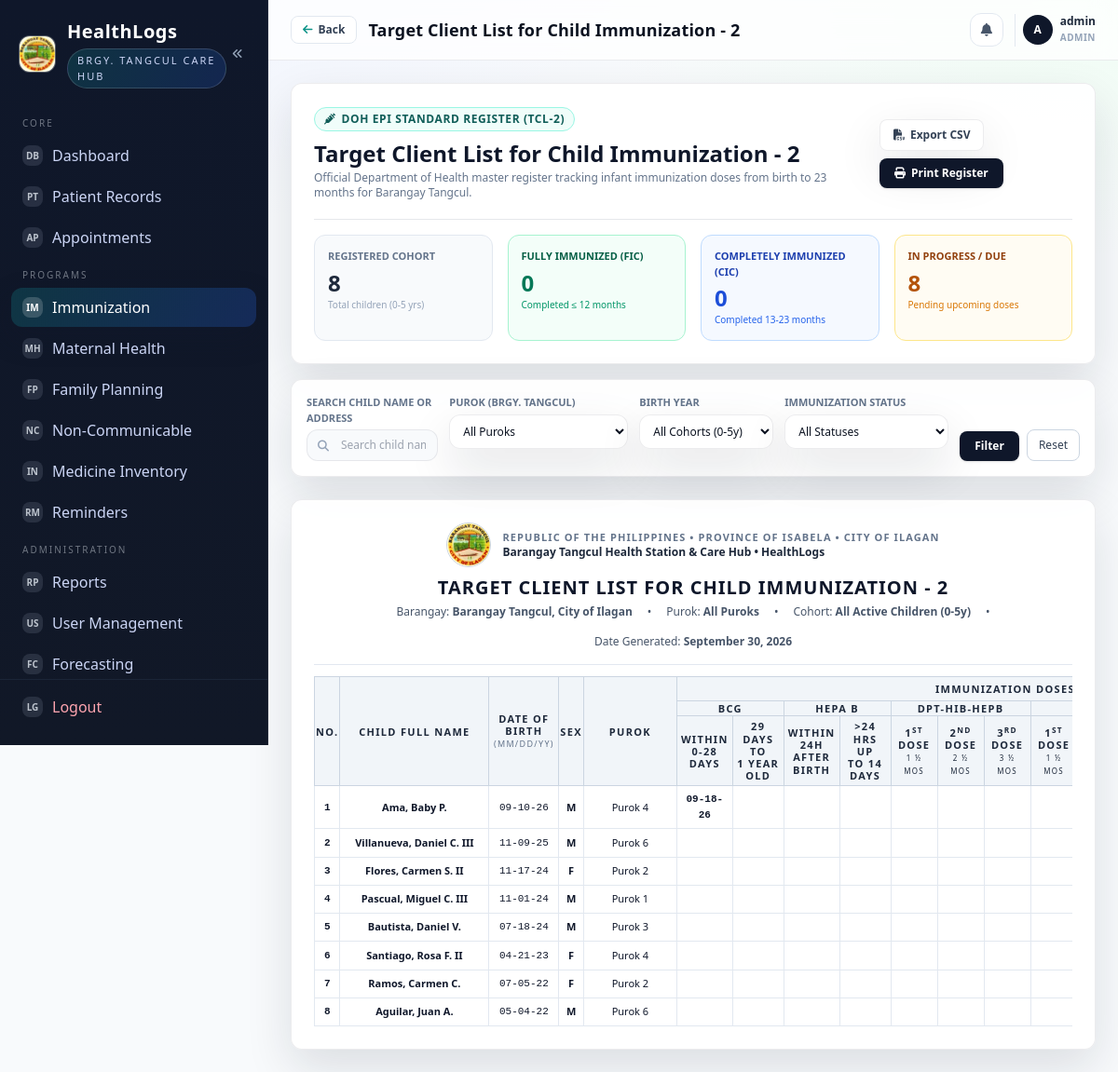
Page /public/immunization/tcl.php (signed in) on the committed database.
### tables this page shows
CREATE TABLE patients (
  id BIGINT UNSIGNED AUTO_INCREMENT PRIMARY KEY,
  household_id BIGINT UNSIGNED NULL,
  philhealth_no VARCHAR(30) NULL,
  national_id VARCHAR(30) NULL,
  first_name VARCHAR(80) NOT NULL,
  middle_name VARCHAR(80) NULL,
  last_name VARCHAR(80) NOT NULL,
  suffix VARCHAR(10) NULL,
  sex ENUM('male','female') NOT NULL,
  birth_date DATE NOT NULL,
  blood_type VARCHAR(5) NULL,
  contact_no VARCHAR(30) NULL,
  email VARCHAR(120) NULL,
  address_line VARCHAR(255) NULL,
  barangay VARCHAR(120) NOT NULL,
  city_municipality VARCHAR(120) NOT NULL,
  province VARCHAR(120) NOT NULL,
  status ENUM('active','inactive','deceased') NOT NULL DEFAULT 'active',
  classification ENUM('infant','under_five','school_age','adolescent','pregnant','postpartum','adult','senior','pwd','indigent_4ps') NOT NULL DEFAULT 'adult',
  is_pwd TINYINT(1) NOT NULL DEFAULT 0,
  is_4ps TINYINT(1) NOT NULL DEFAULT 0,
  civil_status ENUM('single', 'married', 'widowed', 'separated', 'child') NOT NULL DEFAULT 'single',
  philhealth_category ENUM('indigent_4ps', 'formal_economy', 'informal_economy', 'senior_citizen', 'lifetime_member', 'non_member') NOT NULL DEFAULT 'non_member',
  emergency_contact_name VARCHAR(120) NULL,
  emergency_contact_phone VARCHAR(30) NULL,
  created_at DATETIME NOT NULL DEFAULT CURRENT_TIMESTAMP,
  updated_at DATETIME NULL ON UPDATE CURRENT_TIMESTAMP,
  CONSTRAINT fk_patients_household FOREIGN KEY (household_id) REFERENCES households(id)
);

### public/immunization/tcl.php (the view, shortened to what the rows shown need)
<?php
require __DIR__ . '/../partials/bootstrap.php';
$yearFilter = trim($_GET['year'] ?? 'all');
$whereClauses = ["p.status = 'active'"];
$params = [];
if ($yearFilter !== 'all' && is_numeric($yearFilter)) {
    $whereClauses[] = "YEAR(p.birth_date) = ?";
    $params[] = (int)$yearFilter;
} else {
    $whereClauses[] = "p.birth_date >= DATE_SUB(CURDATE(), INTERVAL 5 YEAR)";
}
$whereSql = implode(' AND ', $whereClauses);
$childrenSql = "
    SELECT
        p.id,
        p.first_name,
        p.middle_name,
        p.last_name,
        p.suffix,
        p.sex,
        p.birth_date,
        p.address_line,
        p.barangay,
        p.contact_no,
        p.created_at AS registration_date,
        TIMESTAMPDIFF(MONTH, p.birth_date, CURDATE()) AS age_months,
        DATEDIFF(CURDATE(), p.birth_date) AS age_days
    FROM patients p
    WHERE $whereSql
    ORDER BY p.birth_date DESC, p.last_name ASC
";
$stmtChildren = $pdo->prepare($childrenSql);
$stmtChildren->execute($params);
$children = $stmtChildren->fetchAll(PDO::FETCH_ASSOC);
$childIds = array_column($children, 'id');
$recordsByChild = [];
if (!empty($childIds)) {
    $inPlaceholders = implode(',', array_fill(0, count($childIds), '?'));
    $recSql = "
        SELECT
            r.id,
            r.patient_id,
            r.dose_no,
            r.administered_on,
            r.administered_at,
            r.lot_no,
            r.notes,
            v.name AS vaccine_name,
            v.code AS vaccine_code
        FROM immunization_records r
        JOIN vaccines v ON v.id = r.vaccine_id
        WHERE r.patient_id IN ($inPlaceholders)
        ORDER BY r.administered_on ASC, r.dose_no ASC
    ";
    $stmtRec = $pdo->prepare($recSql);
    $stmtRec->execute($childIds);
    $allRecords = $stmtRec->fetchAll(PDO::FETCH_ASSOC);
    foreach ($allRecords as $r) {
        $recordsByChild[$r['patient_id']][] = $r;
    }
}
function mapChildTclDoses(array $child, array $records): array
{
    $birthDate = !empty($child['birth_date']) ? new DateTime($child['birth_date']) : null;
    $doses = [
        'bcg_0_28' => null,
        'bcg_29_1yr' => null,
        'hepab_24h' => null,
        'hepab_more_24h' => null,
        'penta_1' => null,
        'penta_2' => null,
        'penta_3' => null,
        'opv_1' => null,
        'opv_2' => null,
        'opv_3' => null,
        'ipv_1' => null,
        'ipv_2' => null,
        'pcv_1' => null,
        'pcv_2' => null,
        'pcv_3' => null,
        'mmr_1' => null,
        'mmr_2' => null,
        'fic_date' => null,
        'cic_date' => null,
        'remarks' => '',
    ];
    $latestDateForFic = null;
    $hasBcg = false;
    $pentaCount = 0;
    $opvCount = 0;
    $mmrCount = 0;
    $notes = [];
    foreach ($records as $rec) {
        $vName = strtoupper($rec['vaccine_name'] ?? '');
        $vCode = strtoupper($rec['vaccine_code'] ?? '');
        $adminDateStr = !empty($rec['administered_on']) ? $rec['administered_on'] : (!empty($rec['administered_at']) ? substr($rec['administered_at'], 0, 10) : null);
        $adminDate = new DateTime($adminDateStr);
        $formattedDate = $adminDate->format('m-d-y');
        $ageDaysAtAdmin = $birthDate ? (int)$birthDate->diff($adminDate)->format('%r%a') : 0;
        if (str_contains($vCode, 'BCG') || str_contains($vName, 'BCG')) {
            $hasBcg = true;
            if ($ageDaysAtAdmin <= 28) {
                $doses['bcg_0_28'] = $formattedDate;
            } else {
                $doses['bcg_29_1yr'] = $formattedDate;
            }
        }
        elseif (str_contains($vCode, 'HEPB') || str_contains($vName, 'HEPATITIS B') || str_contains($vName, 'HEPA B')) {
            if ($ageDaysAtAdmin <= 1) {
                $doses['hepab_24h'] = $formattedDate;
            } else {
                $doses['hepab_more_24h'] = $formattedDate;
            }
        }
        if (!empty($rec['notes'])) {
            $notes[] = $rec['notes'];
        }
    }
    $isCompletePrimary = $hasBcg && ($pentaCount >= 3) && ($opvCount >= 3) && ($mmrCount >= 1);
    if ($doses['fic_date']) {
        $doses['remarks'] = 'FIC Completed (' . $doses['fic_date'] . ')';
    } elseif ($doses['cic_date']) {
        $doses['remarks'] = 'CIC Completed (' . $doses['cic_date'] . ')';
    } elseif (!$hasBcg) {
        $doses['remarks'] = 'Due for BCG';
    } elseif (!$doses['hepab_24h'] && !$doses['hepab_more_24h']) {
        $doses['remarks'] = 'Due for Hepa B';
    } elseif ($pentaCount < 3) {
        $doses['remarks'] = 'Due for Penta ' . ($pentaCount + 1);
    } elseif ($opvCount < 3) {
        $doses['remarks'] = 'Due for OPV ' . ($opvCount + 1);
    } elseif ($mmrCount < 1) {
        $doses['remarks'] = 'Due for MMR 1 (9 mos)';
    } elseif ($mmrCount < 2) {
        $doses['remarks'] = 'Due for MMR 2 (12 mos)';
    } else {
        $doses['remarks'] = !empty($notes) ? implode('; ', array_slice($notes, 0, 2)) : 'Up to Date';
    }
    return $doses;
}
$tclRows = [];
foreach ($children as $c) {
    $cRecords = $recordsByChild[$c['id']] ?? [];
    $doseData = mapChildTclDoses($c, $cRecords);
    $tclRows[] = [
        'child' => $c,
        'doses' => $doseData,
    ];
}
require __DIR__ . '/../partials/header.php';
?>
<div class="bg-white p-5 sm:p-6 rounded-xl shadow border border-slate-100 print:hidden">
  <div class="flex flex-col md:flex-row md:items-center md:justify-between gap-4">
    <div>
      <h2 class="text-2xl font-bold text-slate-900 mt-2">Target Client List for Child Immunization - 2</h2>
    </div>
  </div>
</div>
<div class="mt-6 bg-white p-4 sm:p-6 rounded-xl shadow border border-slate-200">
  <div class="text-center pb-4 mb-3 border-b border-slate-200">
    <h1 class="text-lg sm:text-xl font-extrabold uppercase text-slate-900 tracking-wider mt-0.5">TARGET CLIENT LIST FOR CHILD IMMUNIZATION - 2</h1>
  </div>
  <div class="overflow-x-auto -mx-4 sm:mx-0">
    <table class="w-full tcl-table min-w-[1360px]">
      <thead>
        <tr>
          <th rowspan="3" class="w-8">No.</th>
          <th rowspan="3" class="min-w-[160px]">Child Full Name</th>
          <th rowspan="3" class="min-w-[75px]">Date of Birth<br><span class="text-[9px] font-normal text-slate-500">(mm/dd/yy)</span></th>
          <th rowspan="3" class="w-8">Sex</th>
          <th rowspan="3" class="min-w-[100px]">Purok</th>
          <th colspan="17" class="bg-teal-50 text-teal-900 font-extrabold uppercase tracking-wide py-1.5 border-teal-200">
            Immunization Doses Administered <span class="text-[10px] font-normal lowercase">(mm-dd-yy)</span>
          </th>
        </tr>
        <tr>
          <th colspan="2" class="bg-slate-100 text-slate-800 font-bold">BCG</th>
          <th colspan="2" class="bg-slate-100 text-slate-800 font-bold">Hepa B</th>
          <th colspan="3" class="bg-slate-100 text-slate-800 font-bold">DPT-HiB-HepB</th>
          <th colspan="3" class="bg-slate-100 text-slate-800 font-bold">OPV</th>
        </tr>
        <tr>
          <th class="text-[9px] font-semibold py-1 px-1 bg-slate-50 text-slate-700 min-w-[55px]">within<br>0-28 days</th>
          <th class="text-[9px] font-semibold py-1 px-1 bg-slate-50 text-slate-700 min-w-[55px]">29 days to<br>1 year old</th>
          <th class="text-[9px] font-semibold py-1 px-1 bg-slate-50 text-slate-700 min-w-[55px]">within 24h<br>after birth</th>
          <th class="text-[9px] font-semibold py-1 px-1 bg-slate-50 text-slate-700 min-w-[55px]">&gt;24 hrs up<br>to 14 days</th>
          <th class="text-[9px] font-semibold py-1 px-1 bg-slate-50 text-slate-700 min-w-[50px]">1<sup>st</sup> dose<br><span class="text-[8px] font-normal">1 &frac12; mos</span></th>
          <th class="text-[9px] font-semibold py-1 px-1 bg-slate-50 text-slate-700 min-w-[50px]">2<sup>nd</sup> dose<br><span class="text-[8px] font-normal">2 &frac12; mos</span></th>
          <th class="text-[9px] font-semibold py-1 px-1 bg-slate-50 text-slate-700 min-w-[50px]">3<sup>rd</sup> dose<br><span class="text-[8px] font-normal">3 &frac12; mos</span></th>
          <th class="text-[9px] font-semibold py-1 px-1 bg-slate-50 text-slate-700 min-w-[50px]">1<sup>st</sup> dose<br><span class="text-[8px] font-normal">1 &frac12; mos</span></th>
        </tr>
      </thead>
      <tbody>
        <?php if (empty($tclRows)): ?>
          <tr>
            <td colspan="<?= can_manage_clinical_records() ? '26' : '25' ?>" class="py-8 text-center text-slate-400">No child immunization records matching the selected filters.</td>
          </tr>
        <?php else: ?>
          <?php $idx = 1; foreach ($tclRows as $row): ?>
            <?php
              $c = $row['child'];
              $d = $row['doses'];
              $fullName = trim($c['last_name'] . ', ' . $c['first_name'] . ' ' . ($c['middle_name'] ? substr($c['middle_name'], 0, 1) . '.' : '') . ' ' . ($c['suffix'] ?? ''));
              $bDateFormatted = !empty($c['birth_date']) ? date('m-d-y', strtotime($c['birth_date'])) : '--';
              $sexInitial = strtoupper(substr($c['sex'] ?? 'M', 0, 1));
            ?>
            <tr>
              <td class="font-mono text-slate-500 font-semibold"><?= $idx++ ?></td>
              <td class="text-left font-bold text-slate-900 whitespace-nowrap">
                <a href="/HealthLogs/public/patients/form.php?id=<?= $c['id'] ?>" class="hover:text-teal-700 hover:underline">
                  <?= h($fullName) ?>
                </a>
              </td>
              <td class="font-mono text-slate-700 whitespace-nowrap"><?= h($bDateFormatted) ?></td>
              <td class="font-semibold text-slate-600"><?= h($sexInitial) ?></td>
              <td class="text-left text-[10px] text-slate-600 whitespace-nowrap">
                <?= h($c['barangay'] ?: 'Brgy. Tangcul') ?>
              </td>
              <td class="tcl-date-val"><?= $d['bcg_0_28'] ? h($d['bcg_0_28']) : '' ?></td>
              <td class="tcl-date-val"><?= $d['bcg_29_1yr'] ? h($d['bcg_29_1yr']) : '' ?></td>
              <td class="tcl-date-val"><?= $d['hepab_24h'] ? h($d['hepab_24h']) : '' ?></td>
              <td class="tcl-date-val"><?= $d['hepab_more_24h'] ? h($d['hepab_more_24h']) : '' ?></td>
              <td class="tcl-date-val"><?= $d['penta_1'] ? h($d['penta_1']) : '' ?></td>
              <td class="tcl-date-val"><?= $d['penta_2'] ? h($d['penta_2']) : '' ?></td>
              <td class="tcl-date-val"><?= $d['penta_3'] ? h($d['penta_3']) : '' ?></td>
              <td class="tcl-date-val"><?= $d['opv_1'] ? h($d['opv_1']) : '' ?></td>
            </tr>
          <?php endforeach; ?>
        <?php endif; ?>
      </tbody>
    </table>
  </div>
</div>
<?php require __DIR__ . '/../partials/footer.php'; ?>

### rows in the picture
patients: fullName "Ama, Baby P.", birth_date "09-10-26", sex "M", barangay "Purok 4", bcg_0_28 "09-18-26"
patients: fullName "Villanueva, Daniel C. III", birth_date "11-09-25", sex "M", barangay "Purok 6"
patients: fullName "Flores, Carmen S. II", birth_date "11-17-24", sex "F", barangay "Purok 2"
patients: fullName "Pascual, Miguel C. III", birth_date "11-01-24", sex "M", barangay "Purok 1"
patients: fullName "Bautista, Daniel V.", birth_date "07-18-24", sex "M", barangay "Purok 3"
patients: fullName "Santiago, Rosa F. II", birth_date "04-21-23", sex "F", barangay "Purok 4"
patients: fullName "Ramos, Carmen C.", birth_date "07-05-22", sex "F", barangay "Purok 2"
patients: fullName "Aguilar, Juan A.", birth_date "05-04-22", sex "M", barangay "Purok 6"

### other values in the picture
$pageTitle "Target Client List for Child Immunization - 2"
substr($_SESSION['username'] ?? 'U', 0, 1) "A"
$_SESSION['username'] "admin"
str_replace('_', ' ', $_SESSION['role'] ?? 'Staff') "ADMIN"
$stats['total_children'] "8"
$stats['fic_count'] "0"
$stats['cic_count'] "0"
$stats['pending_count'] "8"
$barangayFilter ?: 'All Puroks' "All Puroks"
